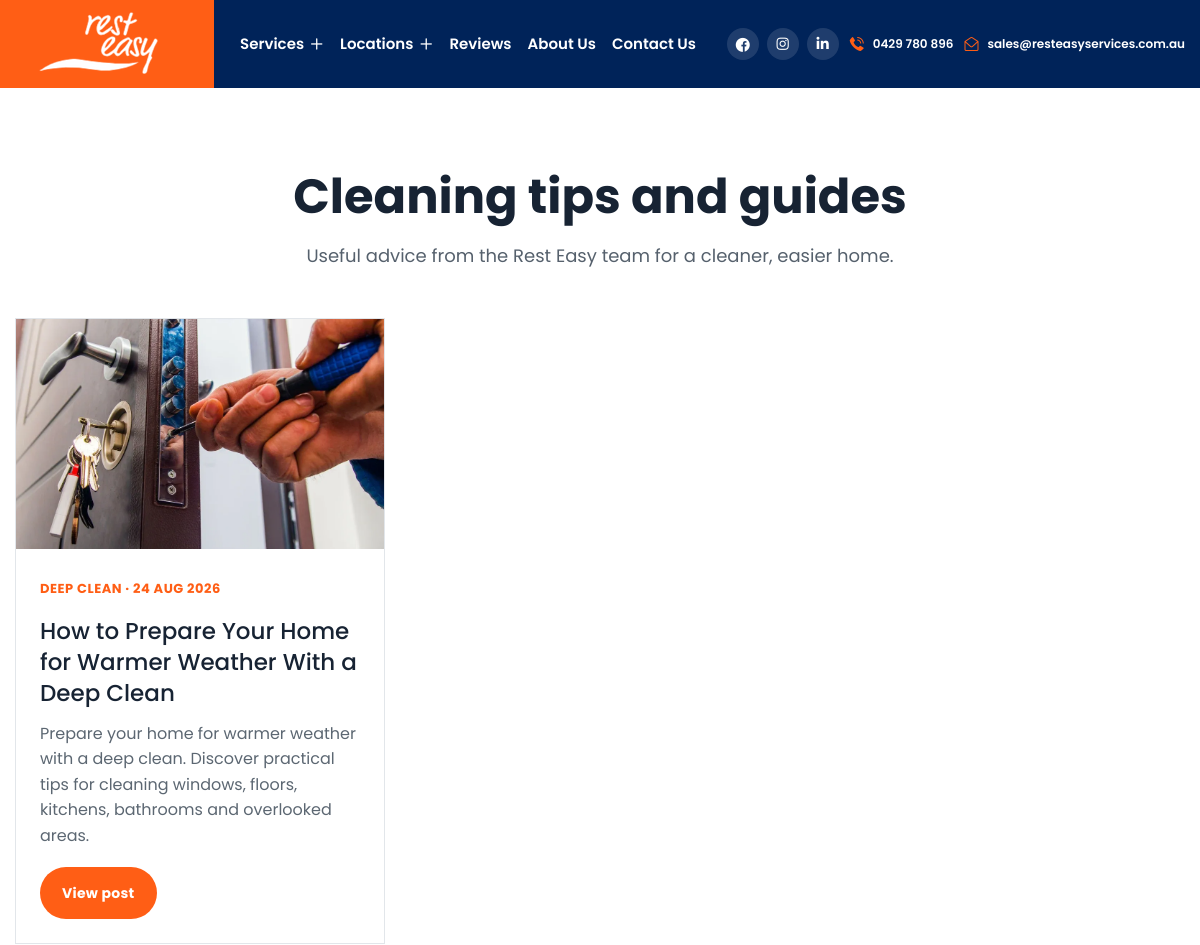
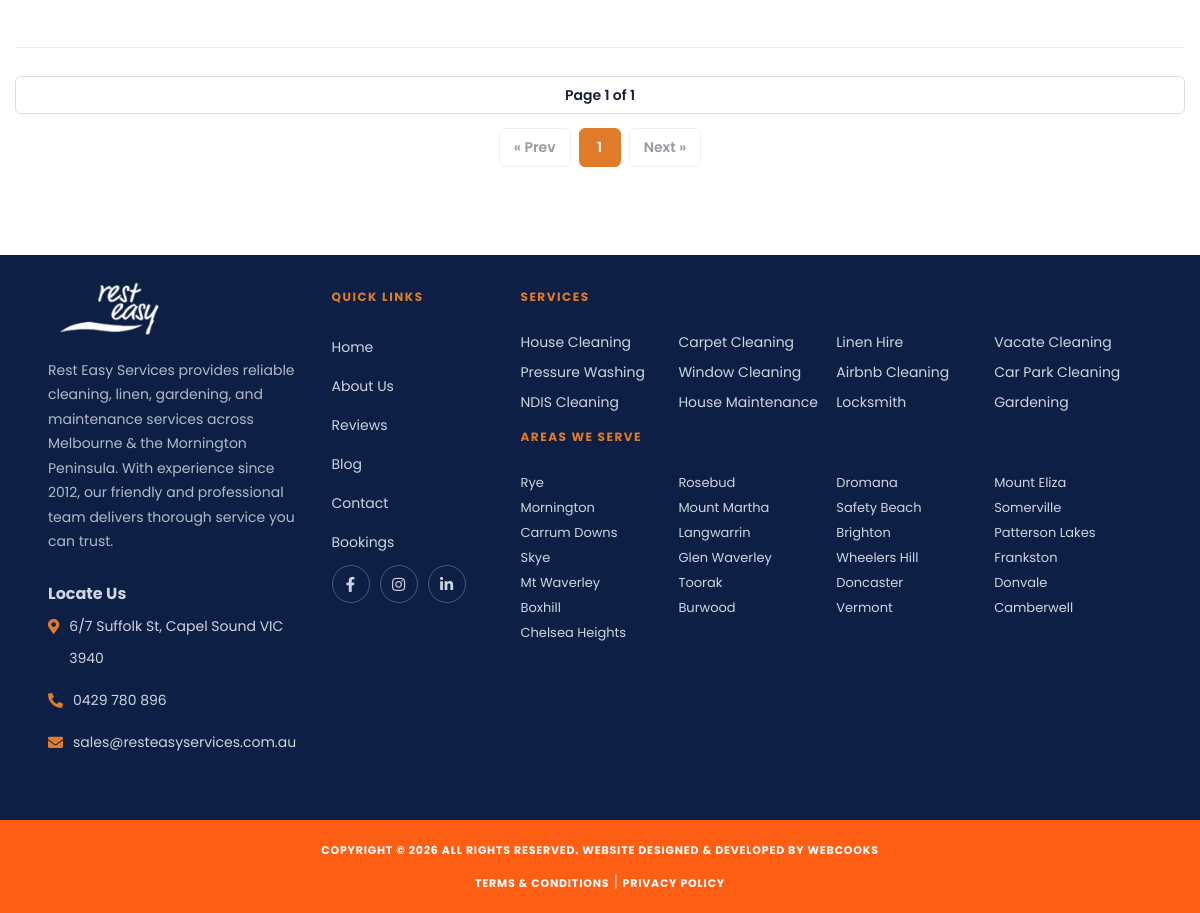
/blog/index.php, run on the app's committed database (2 pictures, top to bottom).
### tables this page shows
CREATE TABLE posts (
            id INTEGER PRIMARY KEY AUTOINCREMENT,
            title TEXT NOT NULL,
            slug TEXT NOT NULL UNIQUE,
            excerpt TEXT NOT NULL DEFAULT '',
            body TEXT NOT NULL DEFAULT '',
            featured_image TEXT,
            image_width INTEGER,
            image_height INTEGER,
            category_id INTEGER,
            meta_title TEXT NOT NULL DEFAULT '',
            meta_description TEXT NOT NULL DEFAULT '',
            status TEXT NOT NULL DEFAULT 'draft' CHECK(status IN ('draft', 'published')),
            published_at TEXT,
            created_at TEXT NOT NULL DEFAULT CURRENT_TIMESTAMP,
            updated_at TEXT NOT NULL DEFAULT CURRENT_TIMESTAMP, canonical_url TEXT NOT NULL DEFAULT '', custom_schema TEXT NOT NULL DEFAULT '',
            FOREIGN KEY(category_id) REFERENCES categories(id) ON DELETE SET NULL
        );

CREATE TABLE categories (
            id INTEGER PRIMARY KEY AUTOINCREMENT,
            name TEXT NOT NULL UNIQUE,
            slug TEXT NOT NULL UNIQUE
        );

### includes/blog/db.php (called while the page is built, shortened)
<?php
function blog_db(): PDO
{
    static $db = null;
    if ($db instanceof PDO) {
        return $db;
    }
    $db = new PDO('sqlite:' . BLOG_DB_PATH, null, null, [
        PDO::ATTR_ERRMODE => PDO::ERRMODE_EXCEPTION,
        PDO::ATTR_DEFAULT_FETCH_MODE => PDO::FETCH_ASSOC,
        PDO::ATTR_EMULATE_PREPARES => false,
    ]);
    $db->exec('PRAGMA journal_mode = WAL');
    $db->exec('PRAGMA foreign_keys = ON');
    blog_migrate($db);
    return $db;
}
function blog_migrate(PDO $db): void
{
    $db->exec(
        'CREATE TABLE IF NOT EXISTS admins (
            id INTEGER PRIMARY KEY AUTOINCREMENT,
            email TEXT NOT NULL UNIQUE,
            password_hash TEXT NOT NULL,
            must_change_password INTEGER NOT NULL DEFAULT 1,
            created_at TEXT NOT NULL DEFAULT CURRENT_TIMESTAMP
        );
        CREATE TABLE IF NOT EXISTS categories (
            id INTEGER PRIMARY KEY AUTOINCREMENT,
            name TEXT NOT NULL UNIQUE,
            slug TEXT NOT NULL UNIQUE
        );
        CREATE TABLE IF NOT EXISTS posts (
            id INTEGER PRIMARY KEY AUTOINCREMENT,
            title TEXT NOT NULL,
            slug TEXT NOT NULL UNIQUE,
            excerpt TEXT NOT NULL DEFAULT \'\',
            body TEXT NOT NULL DEFAULT \'\',
            featured_image TEXT,
            image_width INTEGER,
            image_height INTEGER,
            category_id INTEGER,
            meta_title TEXT NOT NULL DEFAULT \'\',
            meta_description TEXT NOT NULL DEFAULT \'\',
            canonical_url TEXT NOT NULL DEFAULT \'\',
            custom_schema TEXT NOT NULL DEFAULT \'\',
            status TEXT NOT NULL DEFAULT \'draft\' CHECK(status IN (\'draft\', \'published\')),
            published_at TEXT,
            created_at TEXT NOT NULL DEFAULT CURRENT_TIMESTAMP,
            updated_at TEXT NOT NULL DEFAULT CURRENT_TIMESTAMP,
            FOREIGN KEY(category_id) REFERENCES categories(id) ON DELETE SET NULL
        );
        CREATE INDEX IF NOT EXISTS posts_slug_idx ON posts(slug);
        CREATE INDEX IF NOT EXISTS posts_status_published_idx ON posts(status, published_at);'
    );
    blog_add_column_if_missing($db, 'posts', 'canonical_url', "TEXT NOT NULL DEFAULT ''");
    blog_add_column_if_missing($db, 'posts', 'custom_schema', "TEXT NOT NULL DEFAULT ''");
}
function blog_add_column_if_missing(PDO $db, string $table, string $column, string $definition): void
{
    $columns = $db->query('PRAGMA table_info(' . $table . ')')->fetchAll();
    foreach ($columns as $existingColumn) {
        if ($existingColumn['name'] === $column) {
            return;
        }
    }
}

### includes/blog/posts.php (called while the page is built, shortened)
<?php
require_once __DIR__ . '/db.php';
require_once __DIR__ . '/sanitize.php';
function blog_posts(int $page = 1, int $perPage = 10): array
{
    $offset = max(0, ($page - 1) * $perPage);
    $statement = blog_db()->prepare(
        "SELECT p.id, p.title, p.slug, p.excerpt, p.featured_image, p.image_width, p.image_height,
                p.published_at, c.name AS category_name
         FROM posts p LEFT JOIN categories c ON c.id = p.category_id
         WHERE p.status = 'published' AND p.published_at <= CURRENT_TIMESTAMP
         ORDER BY p.published_at DESC LIMIT :limit OFFSET :offset"
    );
    $statement->bindValue(':limit', $perPage, PDO::PARAM_INT);
    $statement->bindValue(':offset', $offset, PDO::PARAM_INT);
    $statement->execute();
    return $statement->fetchAll();
}
function blog_post_count(): int
{
    return (int) blog_db()->query(
        "SELECT COUNT(*) FROM posts WHERE status = 'published' AND published_at <= CURRENT_TIMESTAMP"
    )->fetchColumn();
}

### includes/blog/sanitize.php (called while the page is built, shortened)
<?php
function blog_e(?string $value): string
{
    return htmlspecialchars((string) $value, ENT_QUOTES | ENT_SUBSTITUTE, 'UTF-8');
}

### blog/index.php (the view, shortened to what this page needs)
<?php
require_once __DIR__ . '/../includes/blog/posts.php';
$page = max(1, (int) ($_GET['page'] ?? 1));
$perPage = 10;
$total = blog_post_count();
$pages = max(1, (int) ceil($total / $perPage));
$posts = blog_posts($page, $perPage);
?>
<!doctype html>
<html lang="en">
<head>
    <link rel="stylesheet" href="assets/vendors/bootstrap/css/bootstrap.min.css">
    <link rel="stylesheet" href="assets/vendors/fontawesome/css/all.min.css">
    <link rel="stylesheet" href="assets/vendors/thm-icons/style.css">
    <link rel="stylesheet" href="assets/css/style.css">
    <link rel="stylesheet" href="assets/css/responsive.css?v=20260825h">
    <link rel="stylesheet" href="assets/css/color-1.css">
    <link rel="stylesheet" href="assets/css/blog.css?v=20260825h">
</head>
<body>
<div class="page-wrapper">
<?php include __DIR__ . '/../includes/header.php'; ?>
<main class="blog-page"><div class="container">
    <header class="blog-intro"><h1>Cleaning tips and guides</h1><p>Useful advice from the Rest Easy team for a cleaner, easier home.</p></header>
    <?php if ($posts): ?><section class="blog-grid">
        <?php foreach ($posts as $post): ?>
        <article class="blog-card">
            <?php if ($post['featured_image']): ?><a class="blog-card__image" href="/blog/<?= blog_e($post['slug']) ?>"><img src="/uploads/blog/<?= blog_e($post['featured_image']) ?>" width="<?= (int) $post['image_width'] ?>" height="<?= (int) $post['image_height'] ?>" alt="" loading="lazy" decoding="async"></a><?php endif; ?>
            <div class="blog-card__body">
                <div class="blog-card__meta"><?= blog_e($post['category_name'] ?: 'Cleaning tips') ?> · <?= blog_e(date('j M Y', strtotime($post['published_at']))) ?></div>
                <h2><a href="/blog/<?= blog_e($post['slug']) ?>"><?= blog_e($post['title']) ?></a></h2>
                <p><?= blog_e($post['excerpt']) ?></p>
                <a class="blog-card__link" href="/blog/<?= blog_e($post['slug']) ?>">View post</a>
            </div>
        </article>
        <?php endforeach; ?>
    </section>
    <nav class="blog-pagination" aria-label="Blog pages">
        <span class="blog-pagination__meta">Page <?= (int) $page ?> of <?= (int) $pages ?></span>
        <?php if ($page > 1): ?>
            <a href="/blog<?= $page - 1 > 1 ? ('?page=' . ($page - 1)) : '' ?>" aria-label="Previous page">&laquo; Prev</a>
        <?php else: ?>
            <span class="is-disabled" aria-disabled="true">&laquo; Prev</span>
        <?php endif; ?>
        <?php for ($i = 1; $i <= $pages; $i++): ?>
            <?php if ($i === $page): ?>
                <span class="active" aria-current="page"><?= $i ?></span>
            <?php else: ?>
                <a href="/blog<?= $i > 1 ? ('?page=' . $i) : '' ?>"><?= $i ?></a>
            <?php endif; ?>
        <?php endfor; ?>
        <?php if ($page < $pages): ?>
            <a href="/blog?page=<?= $page + 1 ?>" aria-label="Next page">Next &raquo;</a>
        <?php else: ?>
            <span class="is-disabled" aria-disabled="true">Next &raquo;</span>
        <?php endif; ?>
    </nav>
    <?php else: ?><p class="text-center">New articles are on the way. Please check back soon.</p><?php endif; ?>
</div></main>
<?php include __DIR__ . '/../includes/footer.php'; ?>
</div>
</body></html>

### data on the page
posts: featured_image (picture), category.name "DEEP CLEAN", published_at "24 AUG 2026", title "How to Prepare Your Home for Warmer Weather With a Deep Clean", excerpt "Prepare your home for warmer weather with a deep clean. Discover practical tips for cleaning windows, floors, kitchens, bathrooms and overlooked areas."

### other printed values
$page "1"
$pages "1"
